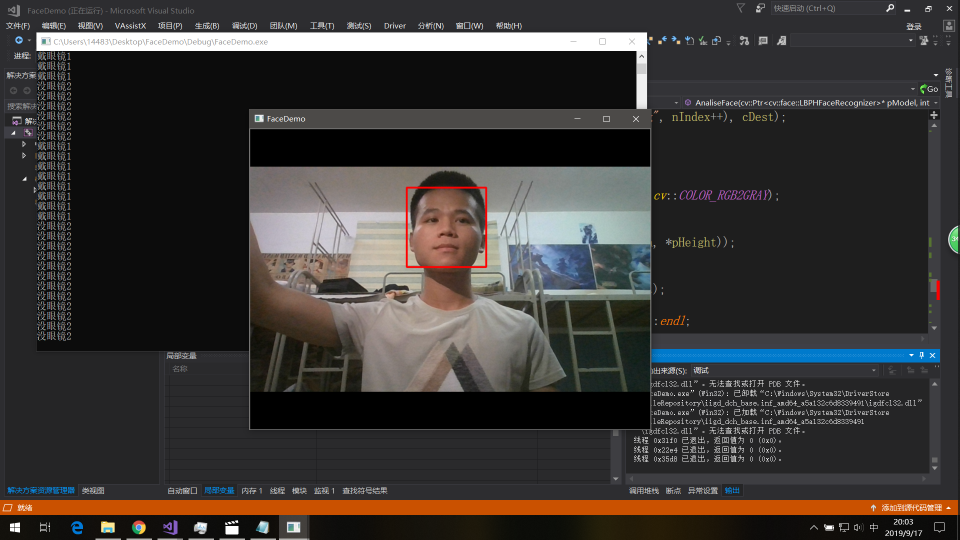
//> input picture 1.png, 1920 x 1080 px, given in place of the camera (shown at 1/2 size)
$ ./FaceDemo-Main   (built with g++ and OpenCV 4)
//> lines starting //> are read from the running program, lines starting //| are printed output that depends on the picture
/*
人脸识别Demo
*/

//C++头文件
#include <iostream>
#include <vector>
#include <fstream>

//Opencv头文件
#include "opencv2/opencv.hpp"
#include "opencv2/face.hpp"

//库文件
#pragma comment(lib,"opencv_aruco411d.lib")
#pragma comment(lib,"opencv_bgsegm411d.lib")
#pragma comment(lib,"opencv_bioinspired411d.lib")
#pragma comment(lib,"opencv_calib3d411d.lib")
#pragma comment(lib,"opencv_ccalib411d.lib")
#pragma comment(lib,"opencv_core411d.lib")
#pragma comment(lib,"opencv_datasets411d")
#pragma comment(lib,"opencv_dnn_objdetect411d")
#pragma comment(lib,"opencv_dnn411d")
#pragma comment(lib,"opencv_dpm411d")
#pragma comment(lib,"opencv_face411d")
#pragma comment(lib,"opencv_features2d411d")
#pragma comment(lib,"opencv_flann411d")
#pragma comment(lib,"opencv_fuzzy411d")
#pragma comment(lib,"opencv_gapi411d")
#pragma comment(lib,"opencv_hfs411d")
#pragma comment(lib,"opencv_highgui411d")
#pragma comment(lib,"opencv_img_hash411d")
#pragma comment(lib,"opencv_imgcodecs411d")
#pragma comment(lib,"opencv_imgproc411d")
#pragma comment(lib,"opencv_line_descriptor411d")
#pragma comment(lib,"opencv_ml411d")
#pragma comment(lib,"opencv_objdetect411d")
#pragma comment(lib,"opencv_optflow411d")
#pragma comment(lib,"opencv_phase_unwrapping411d")
#pragma comment(lib,"opencv_photo411d")
#pragma comment(lib,"opencv_plot411d")
#pragma comment(lib,"opencv_quality411d")
#pragma comment(lib,"opencv_reg411d")
#pragma comment(lib,"opencv_rgbd411d")
#pragma comment(lib,"opencv_saliency411d")
#pragma comment(lib,"opencv_shape411d")
#pragma comment(lib,"opencv_stereo411d")
#pragma comment(lib,"opencv_stitching411d")
#pragma comment(lib,"opencv_structured_light411d")
#pragma comment(lib,"opencv_superres411d")
#pragma comment(lib,"opencv_surface_matching411d")
#pragma comment(lib,"opencv_text411d")
#pragma comment(lib,"opencv_tracking411d")
#pragma comment(lib,"opencv_video411d")
#pragma comment(lib,"opencv_videoio411d")
#pragma comment(lib,"opencv_videostab411d")
#pragma comment(lib,"opencv_xfeatures2d411d")
#pragma comment(lib,"opencv_ximgproc411d")
#pragma comment(lib,"opencv_xobjdetect411d")
#pragma comment(lib,"opencv_xphoto411d")

//人脸学习
bool LearningFace(cv::Ptr<cv::face::LBPHFaceRecognizer>* pModel, int* pWidth, int* pHeight);

//人脸检测
bool AnaliseFace(cv::Ptr<cv::face::LBPHFaceRecognizer>* pModel, int* pWidth, int* pHeight);

int main(int argc, char* argv[], char* enp[])
{
	//人脸的宽度和高度
	int nFaceWidth = 0, nFaceHeight = 0;

	//学习模型
	cv::Ptr<cv::face::LBPHFaceRecognizer> cModel = cv::face::LBPHFaceRecognizer::create();

	//人脸学习
	std::cout << "人脸学习开始...." << std::endl;
	LearningFace(&cModel, &nFaceWidth, &nFaceHeight);
	std::cout << "人脸学习结束...." << std::endl;

	//人脸检测
	std::cout << "人脸检测开始...." << std::endl;
	AnaliseFace(&cModel, &nFaceWidth, &nFaceHeight);
	std::cout << "人脸检测结束...." << std::endl;

	getchar();
	return 0;
}

bool LearningFace(cv::Ptr<cv::face::LBPHFaceRecognizer>* pModel, int* pWidth, int* pHeight)
{
	try
	{
		//打开配置文件
		std::ifstream cFile("H:/FirstData.txt", std::fstream::in);
		if (!cFile.is_open())
			throw std::runtime_error("打开文件失败");

		//解析出来图像路径和对应的序号
		std::string strLine, strPath, strLable;
		std::vector<cv::Mat> cImage;
		std::vector<int> cLable;
		char cBetween = ';';
		while (std::getline(cFile, strLine))
		{
			std::stringstream cStreamLine(strLine);
			std::getline(cStreamLine, strPath, cBetween);
			std::getline(cStreamLine, strLable);
			if (strPath.size() && strLable.size())
			{
				cv::Mat cFace = cv::imread(strPath, 0);
				if (cFace.rows && cFace.cols)
				{
					cImage.emplace_back(cFace);
					cLable.emplace_back(std::atoi(strLable.c_str()));
				}
			}
		}

		if (!cImage.size() || !cLable.size())
			throw std::runtime_error("没有图像进行学习");

		//获取人脸的宽度和高度
		*pWidth = cImage[0].cols;
		*pHeight = cImage[0].rows;

		//人脸学习
		(*pModel)->train(cImage, cLable);

		//将学习完成的内容进行保存
		(*pModel)->save("H:/TrainData.xml");

	}
	catch (const std::exception& e)
	{
		std::cout << e.what() << std::endl;
		return false;
	}
	return true;
}

bool AnaliseFace(cv::Ptr<cv::face::LBPHFaceRecognizer>* pModel, int* pWidth, int* pHeight)
{
	try
	{
		//打开摄像头
		cv::VideoCapture cCapture(0);
		if (!cCapture.isOpened())
			throw std::runtime_error("打开摄像头失败");

		//获取摄像头捕获的图像的宽度和高度
		cv::Size cFrameSize = cv::Size(static_cast<int>(cCapture.get(cv::CAP_PROP_FRAME_WIDTH)),
			static_cast<int>(cCapture.get(cv::CAP_PROP_FRAME_HEIGHT)));

		//创建一个窗口用来显示图像
		cv::namedWindow("FaceDemo",cv::WINDOW_AUTOSIZE);

		//人脸检测级联数据库
		std::string cHaarFace = "haarcascade_frontalface_alt_tree.xml";

		//创建一个人脸检测级联
		cv::CascadeClassifier cFaceCascade;
		cFaceCascade.load(cHaarFace);

		//保存一帧的摄像头图像
		cv::Mat cFrame;

		//灰度后的人脸数据
		cv::Mat cDest;

		//大小变换后的人脸数据
		cv::Mat cFinishDest;

		//人脸区域容器
		std::vector<cv::Rect> cFaceRectArray;

		//开始循环获取摄像头的图像信息
		while (cCapture.read(cFrame))
		{
//> cFrame is the input picture: 1080 rows x 1920 cols, CV_8UC3; mean B, G, R 53.4, 55.3, 58.7
			//消除图像的镜像模式
			cv::flip(cFrame, cFrame, 1);
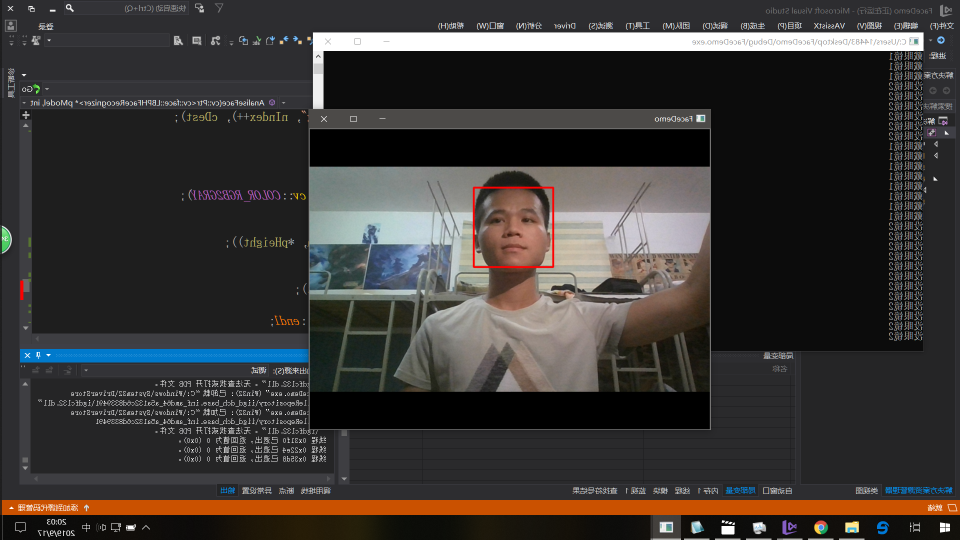
//> cFrame: 1080 rows x 1920 cols, CV_8UC3 (shown at 1/2 size); mean B, G, R 53.4, 55.3, 58.7

			//对图像中的人脸进行检测
			cFaceCascade.detectMultiScale(cFrame, cFaceRectArray, 1.1, 3, 0/*, cv::Size(50, 50), cv::Size(500, 500)*/);
//> cFaceRectArray = 1 Rect (x, y, width, height): [947, 376, 158, 158]

			//对每一张人脸进行操作
			for (int i = 0; i < cFaceRectArray.size(); i++)
			{
				//保存人脸资源
				static int nIndex = 0;
				if (cv::waitKey(1) == 'a')
				{
					cv::Mat cDest;
					cv::resize(cFrame(cFaceRectArray[i]), cDest, cv::Size(100, 100));
					cv::imwrite(cv::format("H:/Me_4/Face_%d.png", nIndex++), cDest);
					std::cout << nIndex << std::endl;
				}

				//处理人脸为灰度图
				cv::cvtColor(cFrame(cFaceRectArray[i]), cDest, cv::COLOR_RGB2GRAY);

				//转化为指定的大小
				cv::resize(cDest, cFinishDest, cv::Size(*pWidth, *pHeight));

				//人脸判断
				int nFaceIndex = (*pModel)->predict(cFinishDest);
				if(nFaceIndex == 1)
					std::cout << "戴眼镜" << nFaceIndex << std::endl;
				else if(nFaceIndex == 2)
					std::cout << "没眼镜" << nFaceIndex << std::endl;
				else if(nFaceIndex == 3)
					std::cout << "小威威" << nFaceIndex << std::endl;
				else if(nFaceIndex == 4)
					std::cout << "小全全" << nFaceIndex << std::endl;

				//将每一张人脸圈起来
				cv::rectangle(cFrame, cFaceRectArray[i], cv::Scalar(0, 0, 255), 2, 8, 0);
			}
//> this loop made 1 pass
//> pass 1, in AnaliseFace, `cv::cvtColor(cFrame(cFaceRectArray[i]), cDest, cv::COLOR_RGB2GRAY);`:
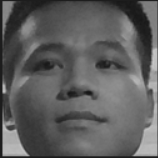
//> cDest: 158 rows x 158 cols, CV_8UC1; min 22, max 200, mean 93.7

			//显示获取得到的图像
			cv::imshow("FaceDemo", cFrame);

			//按键q退出循环
			if(cv::waitKey(1) == 27)break;
		}

		//释放摄像机资源
		cCapture.release();

		//释放窗口资源
		cv::destroyWindow("FaceDemo");

	}
	catch (const std::exception& e)
	{
		std::cout << e.what() << std::endl;
		return false;
	}
	return true;
}
